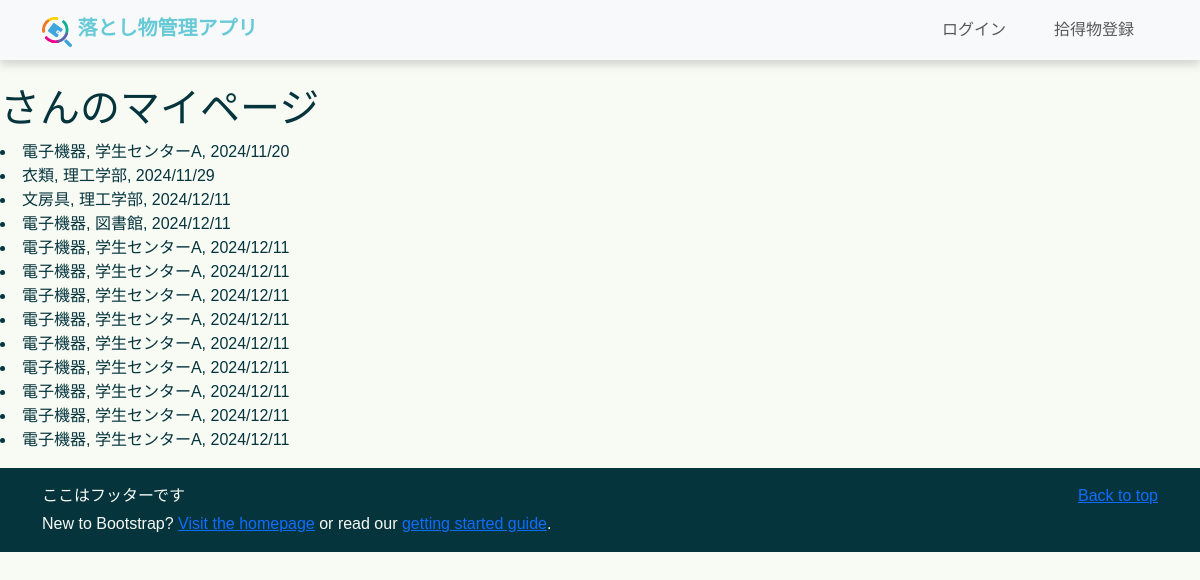
The page /mypage/administrator on the database as committed earlier.
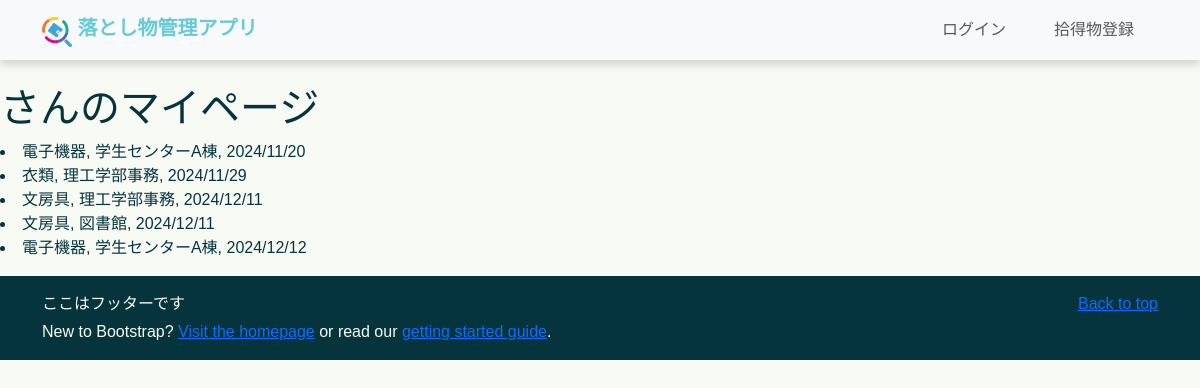
The same page on the database as committed later.
### top/models.py (models this page shows, shortened)
class Item(models.Model):
    item_id = models.AutoField(primary_key=True)
    item_name = models.ForeignKey(ItemsNameTag, on_delete=models.CASCADE, verbose_name="Item Name")
    PorD_location = models.ForeignKey(PickedOrDroppedLocationsTag, on_delete=models.CASCADE,
                                      verbose_name="Picked or Dropped Location")
    storage_location = models.ForeignKey(StorageLocationsTag, on_delete=models.CASCADE, verbose_name="Storage Location", null=True)
    item_type = models.IntegerField(verbose_name="Item Type", help_text="0: Found, 1: Lost")
    status = models.SmallIntegerField(verbose_name="Status", help_text="0: Pending, 1: In Progress, 2: Resolved")
    created_at = models.DateTimeField() # 時間を自動的に更新しない
    updated_at = models.DateTimeField(auto_now=True, null=True, blank=True)
    contact_email = models.EmailField(max_length=100, null=True, blank=True)
    contact_phone = models.CharField(max_length=20, null=True, blank=True)
    description = models.TextField(null=True, blank=True)

class ItemsNameTag(models.Model):
    item_name_id = models.AutoField(primary_key=True)
    item_name = models.CharField(max_length=100, verbose_name="Name tags for items",
                                 help_text="Stationery, clothing, electronic equipment, etc.")
    description = models.TextField(null=True, blank=True)

class StorageLocationsTag(models.Model):
    storage_location_id = models.AutoField(primary_key=True)
    storage_location_name = models.CharField(max_length=100, verbose_name="Storage Location Name",
                                             help_text="Name of the place to store lost items, e.g., administrative office, library, etc.")
    description = models.TextField(null=True, blank=True)

### mypage/views.py (the view)
# urls.py: path("administrator", views.admin_mypage, name="admin_mypage"),
def admin_mypage(request): # 未完成
    username = request.user.username # ユーザー名の取得
    founditems = Item.objects.filter(item_type=0).order_by("created_at")
    return render(request, "administrator.html", {"founditems":founditems})

### mypage/templates/administrator.html
{% extends "base.html" %}
{% load static %}
{% block content %}
<h1>{{ user.username }}さんのマイページ</h1>
{% if founditems %}
    {% for item in founditems %}
        <li>{{ item.item_name.item_name }}, {{ item.storage_location.storage_location_name }}, {{ item.created_at | date:"Y/m/d" }}</li>
    {% endfor %}
{% else %}
    <p>拾得物は登録されていません</p>
{% endif %}
{% endblock content %}

Rows that differ between the two databases and show on the page:
removed Item: item_name.item_name "電子機器", storage_location.storage_location_name "図書館", created_at "2024/12/11"
no longer on this page (row edited): Item: item_name.item_name "電子機器", storage_location.storage_location_name "学生センターA", created_at "2024/12/11"
no longer on this page (row edited): Item: item_name.item_name "電子機器", storage_location.storage_location_name "学生センターA", created_at "2024/12/11"
no longer on this page (row edited): Item: item_name.item_name "電子機器", storage_location.storage_location_name "学生センターA", created_at "2024/12/11"
no longer on this page (row edited): Item: item_name.item_name "電子機器", storage_location.storage_location_name "学生センターA", created_at "2024/12/11"
no longer on this page (row edited): Item: item_name.item_name "電子機器", storage_location.storage_location_name "学生センターA", created_at "2024/12/11"
removed Item: item_name.item_name "電子機器", storage_location.storage_location_name "学生センターA", created_at "2024/12/11"
removed Item: item_name.item_name "電子機器", storage_location.storage_location_name "学生センターA", created_at "2024/12/11"
removed Item: item_name.item_name "電子機器", storage_location.storage_location_name "学生センターA", created_at "2024/12/11"
changed through a linked row, Item (number 1 of 5 on the later page): storage_location.storage_location_name "学生センターA" → "学生センターA棟"
changed through a linked row, Item "衣類": storage_location.storage_location_name "理工学部" → "理工学部事務"
changed through a linked row, Item (number 3 of 5 on the later page): storage_location.storage_location_name "理工学部" → "理工学部事務"
now on this page (row edited): Item: item_name.item_name "文房具", storage_location.storage_location_name "図書館", created_at "2024/12/11"
changed Item (number 5 of 5 on the later page): storage_location.storage_location_name "学生センターA" → "学生センターA棟"; created_at "2024/12/11" → "2024/12/12"
